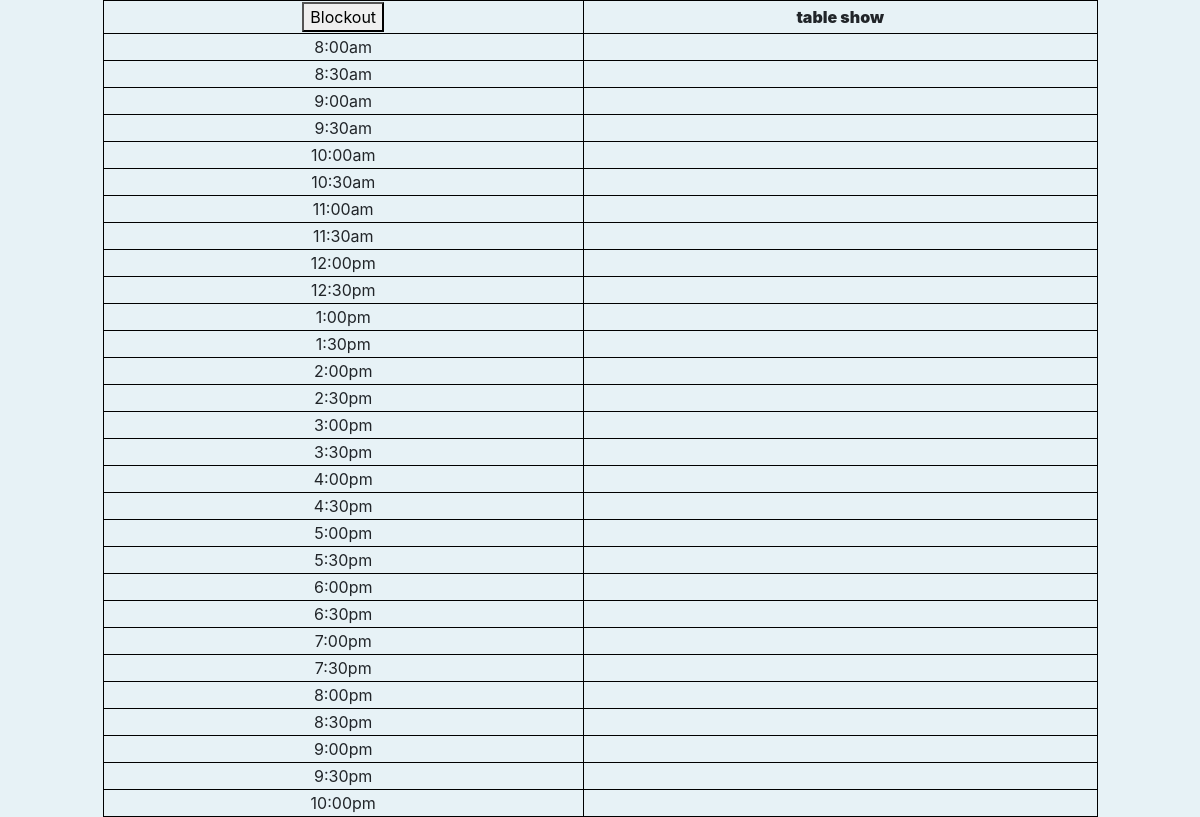
The page /Cal_View.php (lower part) on the database as committed earlier.
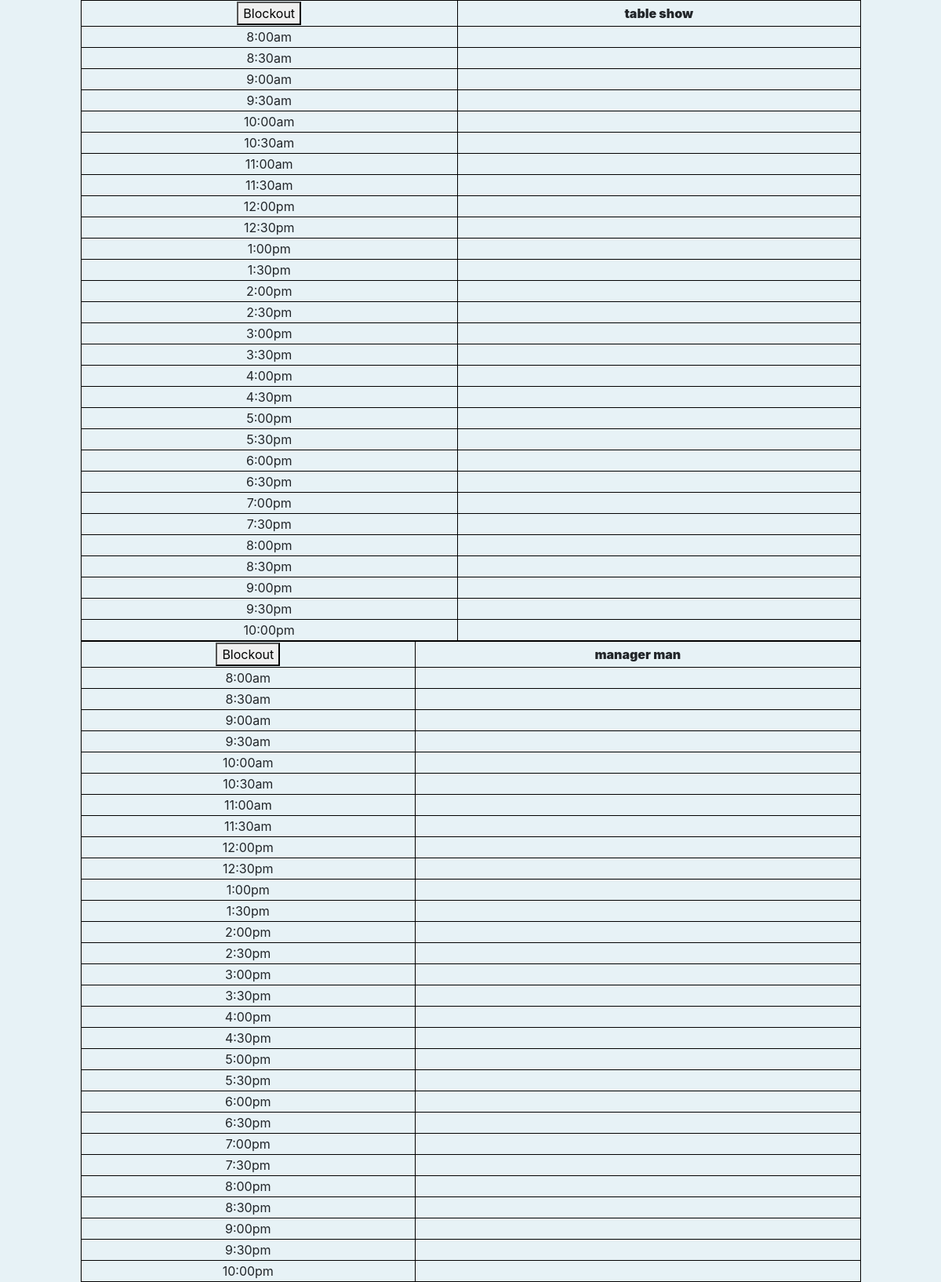
The same page on the database as committed later.
### tables this page shows
CREATE TABLE IF NOT EXISTS `employee` (
  `EmployeeID` bigint(20) NOT NULL AUTO_INCREMENT,
  `firstName` varchar(15) NOT NULL,
  `lastName` varchar(20) NOT NULL,
  `Epassword` varchar(50) NOT NULL,
  PRIMARY KEY (`EmployeeID`)
);

### Cal_View.php (the view, shortened to what this page needs)
<!DOCTYPE HTML>
<html>
<head>
        <link rel="stylesheet" href="https://maxcdn.bootstrapcdn.com/bootstrap/4.3.1/css/bootstrap.min.css">
        <link rel='stylesheet' type='text/css' href='CSS/pepsi_styles.css'>
    </head>
    <body>
<?php
include('connect.php');
echo"
      <div class = 'row div_space '>
        <div class = 'col-md-1'></div>
        <div class = 'col-md-10  cal_bg'>
        <div id='items'>";
		$curday=substr(date("r"),0,3);
		$empID="SELECT employeeID from employee";
		$result=mysqli_query($link,$empID);
		while($rowID=$result->fetch_assoc())
		{
			$time=date('08:00:00');
			$sched="SELECT firstName, lastName, employee.employeeID, DayID, StartTime, EndTime
					FROM employee, ahours
					WHERE employee.employeeID=".$rowID['employeeID']." and employee.employeeID=ahours.employeeID and DayID='".$curday."'";
			$full=mysqli_query($link,$sched);
			$rowsch=$full->fetch_assoc();
echo"
          <div class='item'>
            <table class = 'cal_tbl_bg'>
              <tr>
                <th><button type='button' data-toggle='modal' data-target='#newBO'>Blockout</button></th>
                <th colspan='2'><b>".$rowsch['firstName']." ".$rowsch['lastName']."</b></th>";
				while($time!='22:30:00')
				{
 echo"	            <tr class = 'row_height'>";
					echo"<td class = 'hour'>".date('g:ia',strtotime($time))."</td>
					<td>	</td>
					</tr>";
					$time = date('H:i:s',strtotime('+30 minutes',strtotime($time)));
				}
 echo"
            </table>
			</div>
		";}
 ?>
        </div>
       </div>
	  </div>
    </body>
</html>

Rows that differ between the two databases and show on the page:
added employee: firstName "manager", lastName "man", time "8:00am", time "8:30am", time "9:00am", time "9:30am", time "10:00am", time "10:30am", time "11:00am", time "11:30am", time "12:00pm", time "12:30pm", time "1:00pm", time "1:30pm", time "2:00pm", time "2:30pm", time "3:00pm", time "3:30pm", time "4:00pm", time "4:30pm", time "5:00pm", time "5:30pm", time "6:00pm", time "6:30pm", time "7:00pm", time "7:30pm", time "8:00pm", time "8:30pm", time "9:00pm", time "9:30pm", time "10:00pm"
